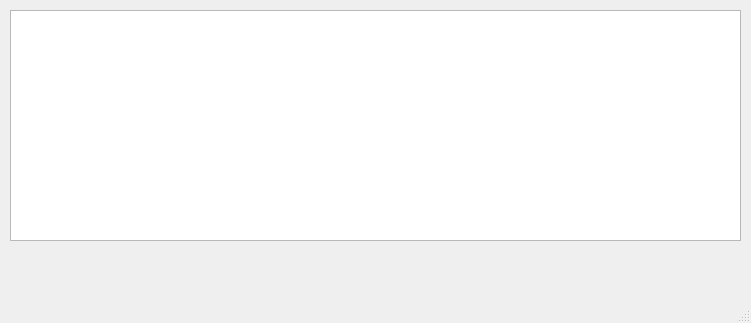
<?xml version="1.0" encoding="UTF-8"?>
<ui version="4.0">
 <class>AssessmentVisualizer</class>
 <widget class="QMainWindow" name="AssessmentVisualizer">
  <property name="geometry">
   <rect>
    <x>0</x>
    <y>0</y>
    <width>751</width>
    <height>323</height>
   </rect>
  </property>
  <property name="minimumSize">
   <size>
    <width>751</width>
    <height>323</height>
   </size>
  </property>
  <property name="maximumSize">
   <size>
    <width>751</width>
    <height>323</height>
   </size>
  </property>
  <property name="windowTitle">
   <string>MainWindow</string>
  </property>
  <widget class="QWidget" name="centralwidget">
   <widget class="QGraphicsView" name="hocGraph">
    <property name="geometry">
     <rect>
      <x>10</x>
      <y>10</y>
      <width>731</width>
      <height>231</height>
     </rect>
    </property>
   </widget>
  </widget>
  <widget class="QStatusBar" name="statusbar"/>
 </widget>
 <resources/>
 <connections/>
</ui>
